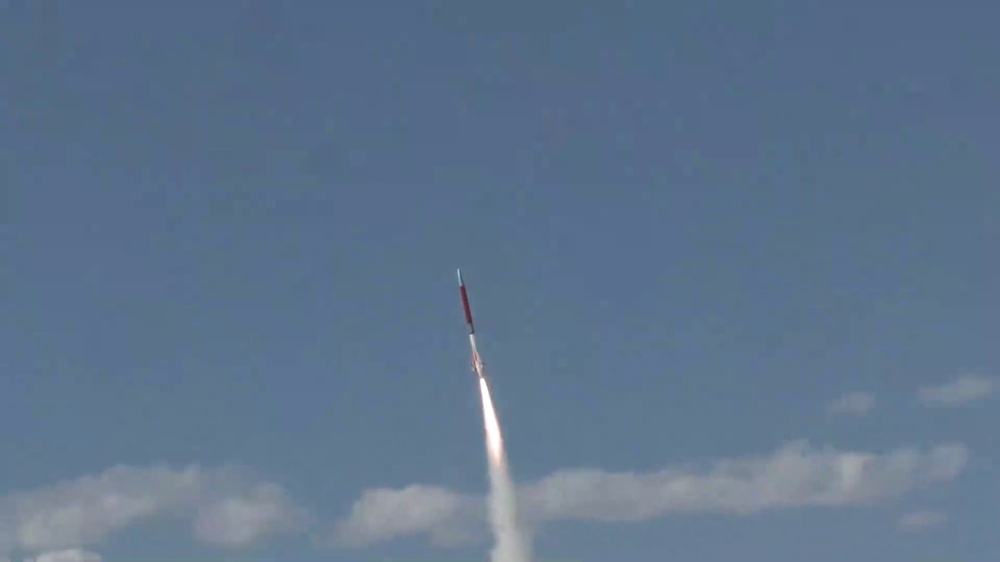
#> input picture Image Splitting/Good Pics for Test/1_10.jpg, 1000 x 562 px, shrunk from 1920 x 1080 before the run
$ python -i myfunctions.py   (imports and definitions only)
#> lines starting #> are read from the running program, lines starting #| are printed output that depends on the picture; after the words box and inside, x2 and y2 are one past the last pixel; in counts of white or black regions, pixels touching at a corner belong together
#> further down, picture is the input picture: shape (562, 1000, 3); mean B, G, R 141.1, 116.1, 94.6
import cv2 as cv
import numpy as np

def findHighest(image):
    #convert to hsv format
    hsv = cv.cvtColor(image, cv.COLOR_BGR2HSV)
#> hsv: shape (562, 1000, 3); mean H, S, V 106.1, 85, 141.1

    #define lower and upper bounds of blue to be removed
    #lower_blue = np.array([60, 35, 140]) #ORIGINAL
    upper_blue = np.array([180, 255, 255]) #original
    lower_blue = np.array([100, 50, 200]) #WORKS VERY WELL

    #mask image according to arrays above, and apply slight blurring
    mask = cv.inRange(hsv, lower_blue, upper_blue)
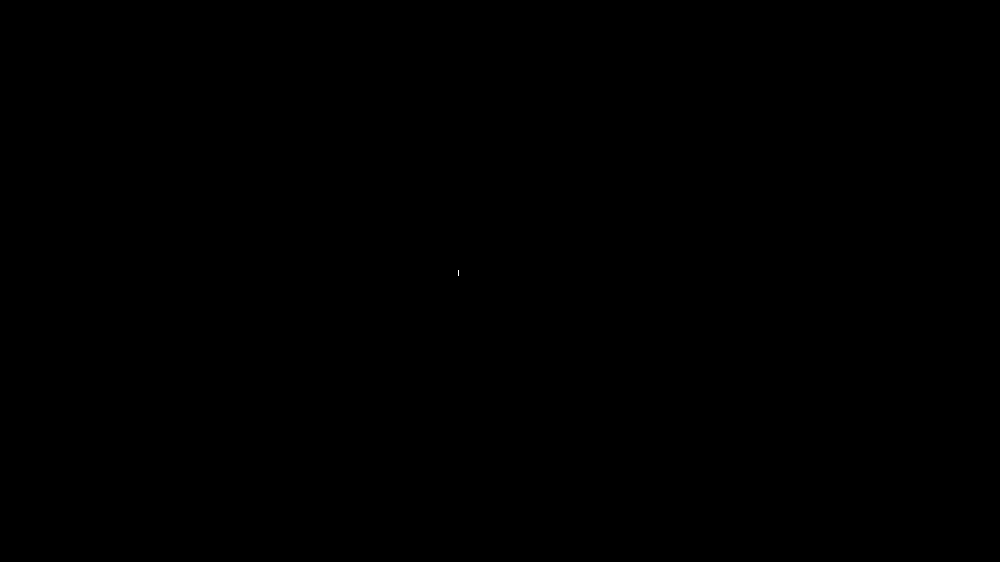
#> mask: shape (562, 1000); 0% white in thin lines or dots, all inside (x1, y1, x2, y2) = (458, 270, 459, 276)
    mask = cv.GaussianBlur(mask, (5, 5), 0)
    #mask = cv.bitwise_not(mask)

    #finding countours
    cnts = cv.findContours(mask, cv.RETR_EXTERNAL, cv.CHAIN_APPROX_SIMPLE)
#> cnts = 1 contour; box (x1, y1, x2, y2) and area: (456, 268, 461, 278) 36
    cnts = cnts[0] if len(cnts) == 2 else cnts[1]
#> cnts = [[[456, 268], [456, 277], [460, 277], [460, 268]]]
    c = max(cnts, key=cv.contourArea, default = 0)
#> c = [[456, 268], [456, 277], [460, 277], [460, 268]]

    #accounting for variable type errors when mask is empty
    if(type(c) == int):
        return [0,0], mask
    else:
        if(c.any() == None):
            return c, mask
        else:
            #finding max y pos of contours
            top = tuple(c[c[:, :, 1].argmin()][0])
#> top = (456, 268)
            return top, mask

>>> import cv2
>>> picture = cv2.imread('../../Image Splitting/Good Pics for Test/1_10.jpg')
>>> result = findHighest(picture)
